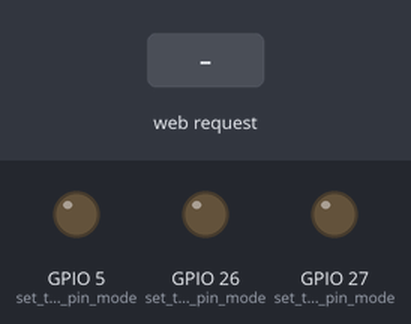
A sketch run on a simulated ESP32. Parts: output pins drawn as LEDs (lit = HIGH). Inputs (shaded band) come from the test bench. WiFi joins after 1.5 s; servers stay silent unless stated; what the sketch prints to the serial monitor is not drawn.

Above: at 2.7 s.
2.8 s: HTTP request GET /H received
At 3.9 s:
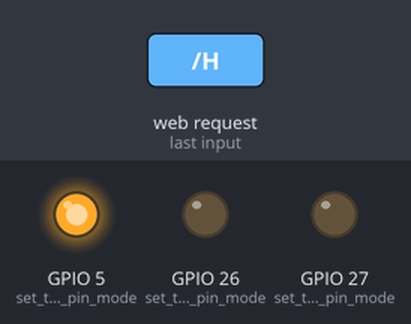
4.3 s: HTTP request GET /26ON received
At 5.1 s:
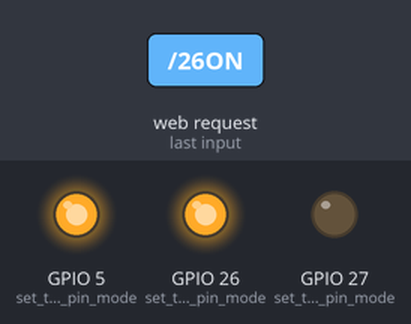
5.8 s: HTTP request GET /L received
At 6.2 s:
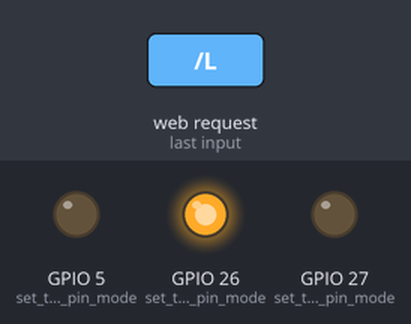
7.3 s: HTTP request GET /27ON received
At 8.5 s:
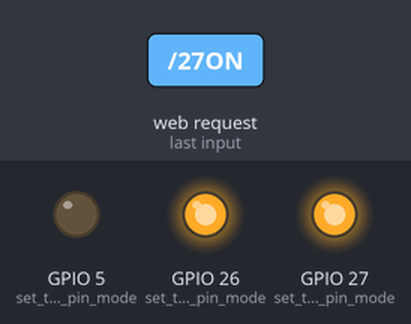
8.8 s: HTTP request GET /26OFF received
At 9.7 s:
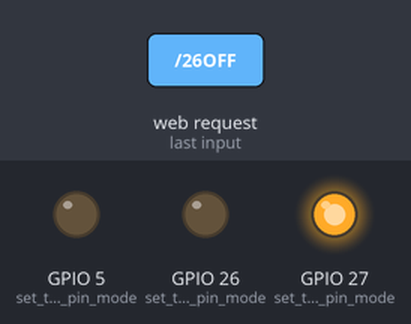
10.3 s: HTTP request GET /27OFF received
At 10.8 s:
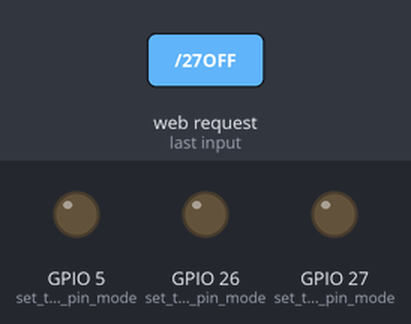
Timing chart, 0 to 12.8 s (numbered marks = the images above; inputs shaded):
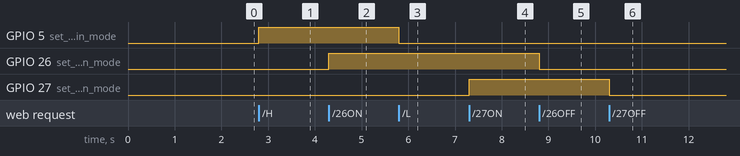

Measured:
- after the input at 2.8 s, GPIO 5 (set_the_LED_pin_mode): LOW → HIGH at once
- after the input at 4.3 s, GPIO 26 (set_the_LED_pin_mode): LOW → HIGH at once
- after the input at 5.8 s, GPIO 5 (set_the_LED_pin_mode): HIGH → LOW at once
- after the input at 7.3 s, GPIO 27 (set_the_LED_pin_mode): LOW → HIGH at once
- after the input at 8.8 s, GPIO 26 (set_the_LED_pin_mode): HIGH → LOW at once
- after the input at 10.3 s, GPIO 27 (set_the_LED_pin_mode): HIGH → LOW at once

The sketch:

wifi_get.ino
```cpp
/*
 WiFi Web Server LED Blink

 A simple web server that lets you blink an LED via the web.
 This sketch will print the IP address of your WiFi Shield (once connected)
 to the Serial monitor. From there, you can open that address in a web browser
 to turn on and off the LED on pin 5.

 If the IP address of your shield is yourAddress:
 http://yourAddress/H turns the LED on
 http://yourAddress/L turns it off

 This example is written for a network using WPA2 encryption. For insecure
 WEP or WPA, change the Wifi.begin() call and use Wifi.setMinSecurity() accordingly.

 Circuit:
 * WiFi shield attached
 * LED attached to pin 5

 created for arduino 25 Nov 2012
 by Tom Igoe

ported for sparkfun esp32
31.01.2017 by Jan Hendrik Berlin

 */

#include <WiFi.h>

const char* ssid     = "iptimeSmart";
const char* password = "12345678";

WiFiServer server(80);

bool value = true;

void setup()
{
    Serial.begin(115200);
    pinMode(5, OUTPUT);      // set the LED pin mode
    pinMode(26, OUTPUT);      // set the LED pin mode
    pinMode(27, OUTPUT);      // set the LED pin mode

    delay(10);

    // We start by connecting to a WiFi network

    Serial.println();
    Serial.println();
    Serial.print("Connecting to ");
    Serial.println(ssid);

    WiFi.begin(ssid, password);

    while (WiFi.status() != WL_CONNECTED) {
        delay(500);
        Serial.print(".");
    }

    Serial.println("");
    Serial.println("WiFi connected.");
    Serial.println("IP address: ");
    Serial.println(WiFi.localIP());

    server.begin();

}

void loop(){
 WiFiClient client = server.available();   // listen for incoming clients

  if (client) {                             // if you get a client,
    Serial.println("New Client.");           // print a message out the serial port
    String currentLine = "";                // make a String to hold incoming data from the client
    while (client.connected()) {            // loop while the client's connected
      if (client.available()) {             // if there's bytes to read from the client,
        char c = client.read();             // read a byte, then
        Serial.write(c);                    // print it out the serial monitor
        if (c == '\n') {                    // if the byte is a newline character

          // if the current line is blank, you got two newline characters in a row.
          // that's the end of the client HTTP request, so send a response:
          if (currentLine.length() == 0) {
            // HTTP headers always start with a response code (e.g. HTTP/1.1 200 OK)
            // and a content-type so the client knows what's coming, then a blank line:
            client.println("HTTP/1.1 200 OK");
            client.println("Content-type:text/html");
            client.println();
            client.println("<!DOCTYPE html>");
            client.println("<head>");
            client.println("<meta charset=\"UTF-8\">");
            client.println("<title> Smart Farm </title>");
            client.println("</head>");
            client.println("<body>");
            client.println("<h4>SmartFarm Web 시작</h4>");

            // the content of the HTTP response follows the header:
            client.print("Click <a href=\"/H\">here</a> to turn the LED on pin 5 on.<br>");
            client.print("Click <a href=\"/L\">here</a> to turn the LED on pin 5 off.<br>");
            client.print("<table border=1 width=500>");
            client.print("<tr><td>교과목</td><td>점수</td></tr>");
            client.print("<tr><td>");
            client.print(value ? "HIGH" : "LOW");
            client.print("</td>");
            client.print("<td>");
            client.print("<a href=\"http://www.naver.com\">here</a>");
            client.print("</td></tr>");
            client.print("</table>");

            client.print("<form method=\"get\" action=\"KIM\">");
            client.print("<br> 0 = led Off, 1 = led On<br>");
            client.print("<input type=\"text\" name=\"led\" value=\"\"><br>");
            client.print("<input type=\"text\" name=\"led1\" value=\"\"><br>");
            client.print("<input type=\"submit\" value=\"Submit\">");
            client.print("<input type=\"radio\" name=\"led2\" value=\"ON\" checked\>ON");
            client.print("<input type=\"radio\" name=\"led2\" value=\"OFF\"> OFF <br>");

            client.print("</form>");

            client.println("</body>");
            client.println("</html>");
            // The HTTP response ends with another blank line:
            client.println();
            // break out of the while loop:
            break;
          } else {    // if you got a newline, then clear currentLine:
            currentLine = "";
          }
        } else if (c != '\r') {  // if you got anything else but a carriage return character,
          currentLine += c;      // add it to the end of the currentLine
        }
 // Check to see if the client request was "GET /H" or "GET /L":
        if (currentLine.endsWith("GET /H")) {
            digitalWrite(5, HIGH);               // GET /H turns the LED on
            value = true;
        }
        if (currentLine.endsWith("GET /L")) {
          digitalWrite(5, LOW);                // GET /L turns the LED off
          value = false;
        }

        if (currentLine.endsWith("GET /26ON")) {
          digitalWrite(26, HIGH);               // GET /H turns the LED on
        }
        if (currentLine.endsWith("GET /26OFF")) {
          digitalWrite(26, LOW);                // GET /L turns the LED off
        }
        if (currentLine.endsWith("GET /27ON")) {
          digitalWrite(27, HIGH);               // GET /H turns the LED on
        }
        if (currentLine.endsWith("GET /27OFF")) {
          digitalWrite(27, LOW);                // GET /L turns the LED off
        }
      }
    }
    // close the connection:
    client.stop();
    Serial.println("Client Disconnected.");
  }
}
```
